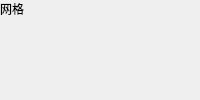
<?xml version="1.0" encoding="UTF-8"?><ui version="4.0"><class>MeshComponentEditorForm</class><widget class="QWidget" name="MeshComponentEditorForm"><layout class="QFormLayout" name="formLayout"><property name="formAlignment"><set>Qt::AlignLeft|Qt::AlignTop</set></property><property name="labelAlignment"><set>Qt::AlignLeft|Qt::AlignVCenter</set></property><property name="fieldGrowthPolicy"><enum>QFormLayout::AllNonFixedFieldsGrow</enum></property><property name="leftMargin"><number>0</number></property><property name="topMargin"><number>0</number></property><property name="rightMargin"><number>0</number></property><property name="bottomMargin"><number>0</number></property><item row="0" column="0"><widget class="QLabel" name="meshLabel"><property name="text"><string>网格</string></property></widget></item><item row="0" column="1"><widget class="QWidget" name="meshResourceHost"><layout class="QVBoxLayout" name="meshResourceHostLayout"><property name="leftMargin"><number>0</number></property><property name="topMargin"><number>0</number></property><property name="rightMargin"><number>0</number></property><property name="bottomMargin"><number>0</number></property></layout></widget></item></layout></widget><resources/><connections/></ui>
